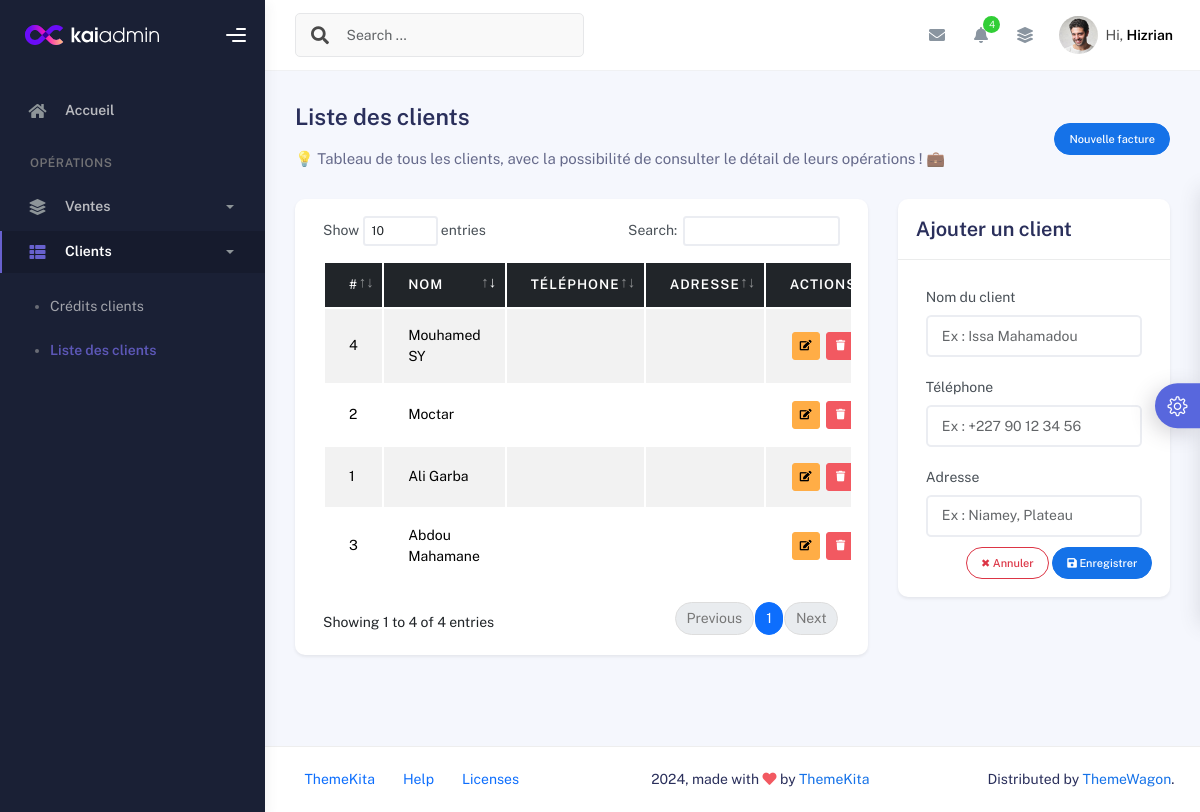
/client_liste.php, run on the app's committed database.
### tables this page shows
CREATE TABLE IF NOT EXISTS `clients` (
  `id_client` int(11) NOT NULL AUTO_INCREMENT,
  `nom` varchar(255) NOT NULL,
  `telephone` varchar(100) DEFAULT NULL,
  `adresse` varchar(255) DEFAULT NULL,
  PRIMARY KEY (`id_client`),
  UNIQUE KEY `unq_clients` (`nom`,`telephone`)
);

### client_liste.php (the view, shortened to what this page needs)
<?php
  include_once('./managerDB.php');
  $sql = "SELECT * FROM clients ORDER BY id_client DESC";
  $result = $pdo->query($sql);
  $nom = null;
  $telephone = null;
  $adresse = null;
?>
<?php include_once('./partials/header.php') ?>
  <body>
    <div class="wrapper">
      <?php include_once('./partials/sidebar.php') ?>
      <div class="main-panel">
        <?php include_once('./partials/topbar.php') ?>
        <div class="container">
          <div class="page-inner">
            <div class="d-flex align-items-left align-items-md-center flex-column flex-md-row pt-2 pb-4">
              <div>
                <h3 class="fw-bold mb-3">Liste des clients</h3>
                <h6 class="op-7 mb-2">💡 Tableau de tous les clients, avec la possibilité de consulter le détail de leurs opérations ! 💼</h6>
              </div>
              <div class="ms-md-auto py-2 py-md-0">
                <a href="vente_nouvelle.php" class="btn btn-primary btn-sm rounded-pill px-3">Nouvelle facture</a>
              </div>
            </div>
            <div class="row">
              <div class="col-md-8">
                <div class="card card-round shadow-sm">
                  <div class="card-body">
                    <div class="table-responsive">
                      <table id="basic-datatables" class="display table table-striped table-hover">
                        <thead class="table-dark small">
                          <tr>
                            <th class="py-1 px-2">#</th>
                            <th class="py-1 px-2">Nom</th>
                            <th class="py-1 px-2">Téléphone</th>
                            <th class="py-1 px-2">Adresse</th>
                            <th class="text-center py-1 px-2">Actions</th>
                          </tr>
                        </thead>
                        <tbody class="small">
                          <?php
                            $i = 1;
                            if ($result->rowCount() > 0):
                              while ($row = $result->fetch(PDO::FETCH_ASSOC)):
                          ?>
                            <tr>
                              <td class="py-1 px-2"><?= $i++ ?></td>
                              <td class="py-1 px-2"><?= htmlspecialchars($row['nom']) ?></td>
                              <td class="py-1 px-2"><?= htmlspecialchars($row['telephone']) ?></td>
                              <td class="py-1 px-2"><?= htmlspecialchars($row['adresse']) ?></td>
                              <td class="text-center py-1 px-2">
                                <a href="client_liste.php?id_edit=<?= $row['id_client'] ?>" class="btn btn-icon btn-sm btn-warning me-1 p-1" title="Modifier">
                                  <i class="fa fa-edit" style="font-size: 0.75rem;"></i>
                                </a>
                                <button class="btn btn-icon btn-sm btn-danger p-1" title="Supprimer" onclick="deleteClient(<?= $row['id_client'] ?>)">
                                  <i class="fa fa-trash" style="font-size: 0.75rem;"></i>
                                </button>
                              </td>
                            </tr>
                          <?php
                              endwhile;
                            else:
                          ?>
                            <tr>
                              <td colspan="5" class="text-center text-muted">Aucun client trouvé</td>
                            </tr>
                          <?php endif; ?>
                        </tbody>
                      </table>
                    </div>
                  </div>
                </div>
              </div>
              <div class="col-md-4">
                <div class="card card-round shadow-sm">
                  <div class="card-header">
                    <?php if(empty($id_edit)): ?>
                      <h4 class="card-title mb-0">Ajouter un client</h4>
                    <?php else: ?>
                      <h4 class="card-title mb-0 text-danger">Modifier un client</h4>
                    <?php endif; ?>
                  </div>
                  <div class="card-body">
                    <form action="" method="POST" id="formClient" class="needs-validation" novalidate autocomplete="off">
                      <div class="form-group">
                        <label for="nom" class="form-label">Nom du client</label>
                        <input type="text" name="nom" id="nom" class="form-control" required placeholder="Ex : Issa Mahamadou" value="<?= set_value('nom', $nom) ?>" />
                      </div>
                      <div class="form-group">
                        <label for="telephone" class="form-label">Téléphone</label>
                        <input type="text" name="telephone" id="telephone" class="form-control" placeholder="Ex : +227 90 12 34 56" value="<?= set_value('telephone', $telephone) ?>" />
                      </div>
                      <div class="form-group">
                        <label for="adresse" class="form-label">Adresse</label>
                        <input type="text" name="adresse" id="adresse" class="form-control" placeholder="Ex : Niamey, Plateau" value="<?= set_value('adresse', $adresse) ?>" />
                      </div>
                      <div class="text-end">
                        <a href="client_liste.php" class="btn btn-outline-danger btn-sm rounded-pill px-3">✖ Annuler</a>
                          <?php if(empty($id_edit)): ?>
                          <button type="submit" name="Enregistrer_client" class="btn btn-primary btn-sm rounded-pill px-3">
                            <i class="fa fa-save"></i> Enregistrer
                          </button>
                          <?php else: ?>
                          <button type="submit" name="Enregistrer_client_update" class="btn btn-primary btn-sm rounded-pill px-3">
                            <i class="fa fa-edit"></i> Modifier
                          </button>
                          <?php endif; ?>
                      </div>
                    </form>
                  </div>
                </div>
              </div>
            </div>
          </div>
        </div>
        <?php include_once('./partials/baspage.php') ?>
      </div>
        <?php include_once('./partials/params.php') ?>
    </div>
  </body>
</html>

### data on the page
clients: nom "Ali Garba"
clients: nom "Moctar"
clients: nom "Abdou Mahamane"
clients: nom "Mouhamed SY"
